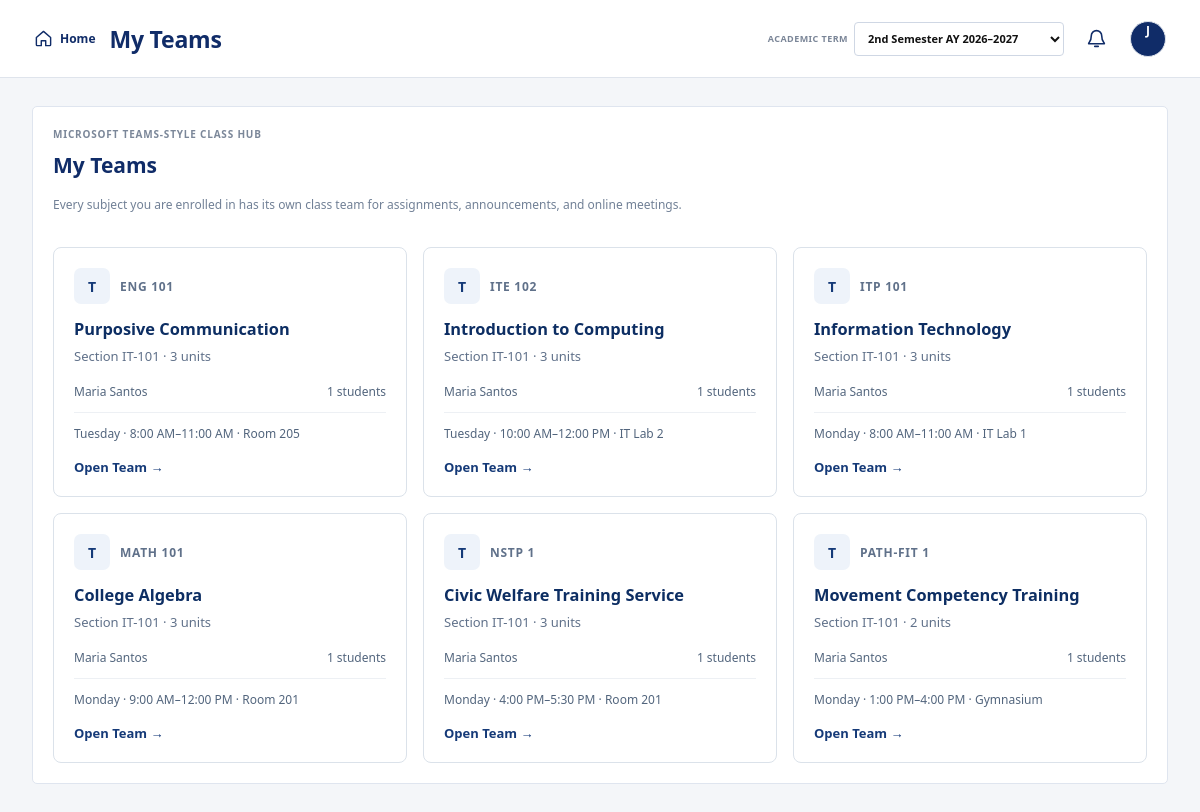
The page /student_teams.php (signed in) on the database its author committed.
### tables this page shows
CREATE TABLE IF NOT EXISTS course_teams (
 id INT AUTO_INCREMENT PRIMARY KEY,
 offering_id INT NOT NULL UNIQUE,
 created_at TIMESTAMP DEFAULT CURRENT_TIMESTAMP,
 FOREIGN KEY (offering_id) REFERENCES subject_offerings(id) ON DELETE CASCADE
);

CREATE TABLE subjects (
 id INT AUTO_INCREMENT PRIMARY KEY,
 code VARCHAR(30) NOT NULL UNIQUE,
 name VARCHAR(150) NOT NULL,
 units INT NOT NULL,
 section VARCHAR(50),
 faculty_id INT NULL,
 description TEXT NULL,
 prerequisite VARCHAR(180) NULL,
 FOREIGN KEY (faculty_id) REFERENCES users(id) ON DELETE SET NULL
);

CREATE TABLE subject_offerings (
 id INT AUTO_INCREMENT PRIMARY KEY,
 subject_id INT NOT NULL,
 faculty_id INT NULL,
 day_name VARCHAR(20) NOT NULL,
 start_time TIME NOT NULL,
 end_time TIME NOT NULL,
 room VARCHAR(80) NOT NULL,
 section VARCHAR(50) NOT NULL,
 FOREIGN KEY (subject_id) REFERENCES subjects(id) ON DELETE CASCADE,
 FOREIGN KEY (faculty_id) REFERENCES users(id) ON DELETE SET NULL
);

CREATE TABLE users (
 id INT AUTO_INCREMENT PRIMARY KEY,
 name VARCHAR(120) NOT NULL,
 email VARCHAR(150) UNIQUE NOT NULL,
 password_hash VARCHAR(255) NOT NULL,
 role ENUM('student','faculty','admin') NOT NULL DEFAULT 'student',
 student_id VARCHAR(30),
 program VARCHAR(120),
 created_at TIMESTAMP DEFAULT CURRENT_TIMESTAMP,
 avatar_path VARCHAR(255) NULL
);

### config.php (called while the page is built, shortened)
<?php
function e($value) { return htmlspecialchars((string)$value, ENT_QUOTES, 'UTF-8'); }

### student_teams.php (the view)
<?php
require 'team_bootstrap.php'; require_role('student');
$title='My Teams'; $sid=(int)$_SESSION['user']['id'];
$q=$pdo->prepare("SELECT ct.id team_id,o.id offering_id,s.code,s.name,s.units,o.section,o.day_name,o.start_time,o.end_time,o.room,u.name faculty_name,COUNT(DISTINCT e2.student_id) student_count FROM course_teams ct JOIN subject_offerings o ON o.id=ct.offering_id JOIN subjects s ON s.id=o.subject_id LEFT JOIN users u ON u.id=o.faculty_id JOIN enrollments e ON e.offering_id=o.id AND e.student_id=? AND e.status='approved' LEFT JOIN enrollments e2 ON e2.offering_id=o.id AND e2.status='approved' GROUP BY ct.id,o.id,s.id,o.section,o.day_name,o.start_time,o.end_time,o.room,u.name ORDER BY s.code,o.section");
$q->execute([$sid]);$teams=$q->fetchAll(); require 'header.php';
?>
<section class="section"><div class="section-intro"><div><span class="eyebrow">MICROSOFT TEAMS-STYLE CLASS HUB</span><h2>My Teams</h2><p class="muted">Every subject you are enrolled in has its own class team for assignments, announcements, and online meetings.</p></div></div>
<div class="team-grid">
<?php foreach($teams as $t):?><a class="team-card" href="student_team.php?team=<?=e($t['team_id'])?>"><div class="team-card-top"><span class="team-icon">T</span><span class="team-code"><?=e($t['code'])?></span></div><h3><?=e($t['name'])?></h3><p>Section <?=e($t['section'])?> · <?=e($t['units'])?> units</p><div class="team-meta"><span><?=e($t['faculty_name']?:'Assigned Faculty')?></span><span><?=e($t['student_count'])?> students</span></div><div class="team-schedule"><?=e($t['day_name'])?> · <?=date('g:i A',strtotime($t['start_time']))?>–<?=date('g:i A',strtotime($t['end_time']))?> · <?=e($t['room'])?></div><b class="team-open">Open Team →</b></a><?php endforeach;?>
</div><?php if(!$teams):?><p class="muted">You do not have any approved subject teams yet.</p><?php endif;?></section>
<?php require 'footer.php';?>

### rows shown on the page
course_teams: subjects.code "ENG 101", subjects.name "Purposive Communication", offering.section "IT-101", subjects.units "3", users.name "Maria Santos", student_count "1", offering.day_name "Tuesday", offering.start_time "8:00 AM", offering.end_time "11:00 AM", offering.room "Room 205"
course_teams: subjects.code "ITE 102", subjects.name "Introduction to Computing", offering.section "IT-101", subjects.units "3", users.name "Maria Santos", student_count "1", offering.day_name "Tuesday", offering.start_time "10:00 AM", offering.end_time "12:00 PM", offering.room "IT Lab 2"
course_teams: subjects.code "ITP 101", subjects.name "Information Technology", offering.section "IT-101", subjects.units "3", users.name "Maria Santos", student_count "1", offering.day_name "Monday", offering.start_time "8:00 AM", offering.end_time "11:00 AM", offering.room "IT Lab 1"
course_teams: subjects.code "MATH 101", subjects.name "College Algebra", offering.section "IT-101", subjects.units "3", users.name "Maria Santos", student_count "1", offering.day_name "Monday", offering.start_time "9:00 AM", offering.end_time "12:00 PM", offering.room "Room 201"
course_teams: subjects.code "NSTP 1", subjects.name "Civic Welfare Training Service", offering.section "IT-101", subjects.units "3", users.name "Maria Santos", student_count "1", offering.day_name "Monday", offering.start_time "4:00 PM", offering.end_time "5:30 PM", offering.room "Room 201"
course_teams: subjects.code "PATH-FIT 1", subjects.name "Movement Competency Training", offering.section "IT-101", subjects.units "2", users.name "Maria Santos", student_count "1", offering.day_name "Monday", offering.start_time "1:00 PM", offering.end_time "4:00 PM", offering.room "Gymnasium"

### other values the page prints
$title "My Teams"
substr($_SESSION['user']['name'],0,1) "J"
form field term "2nd Semester AY 2026–2027"
